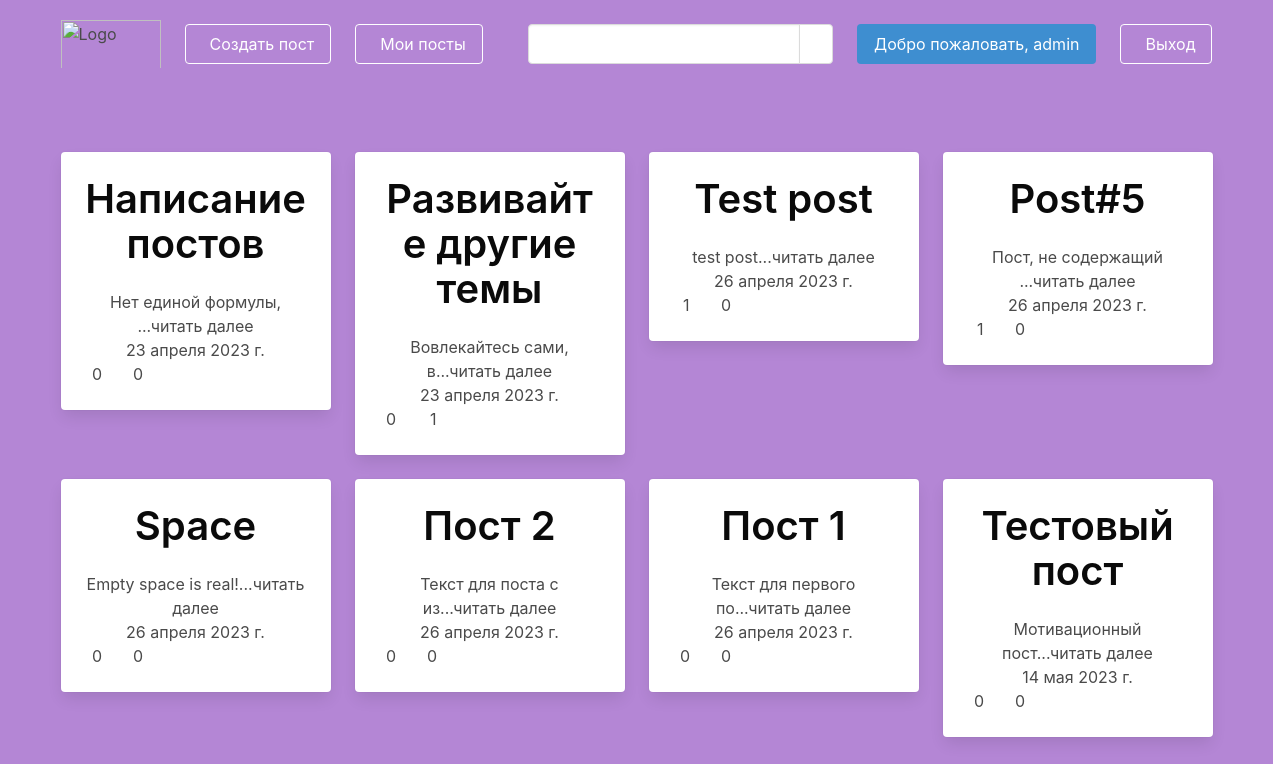
The page /blog/myposts/ (signed in) on the database as committed earlier.
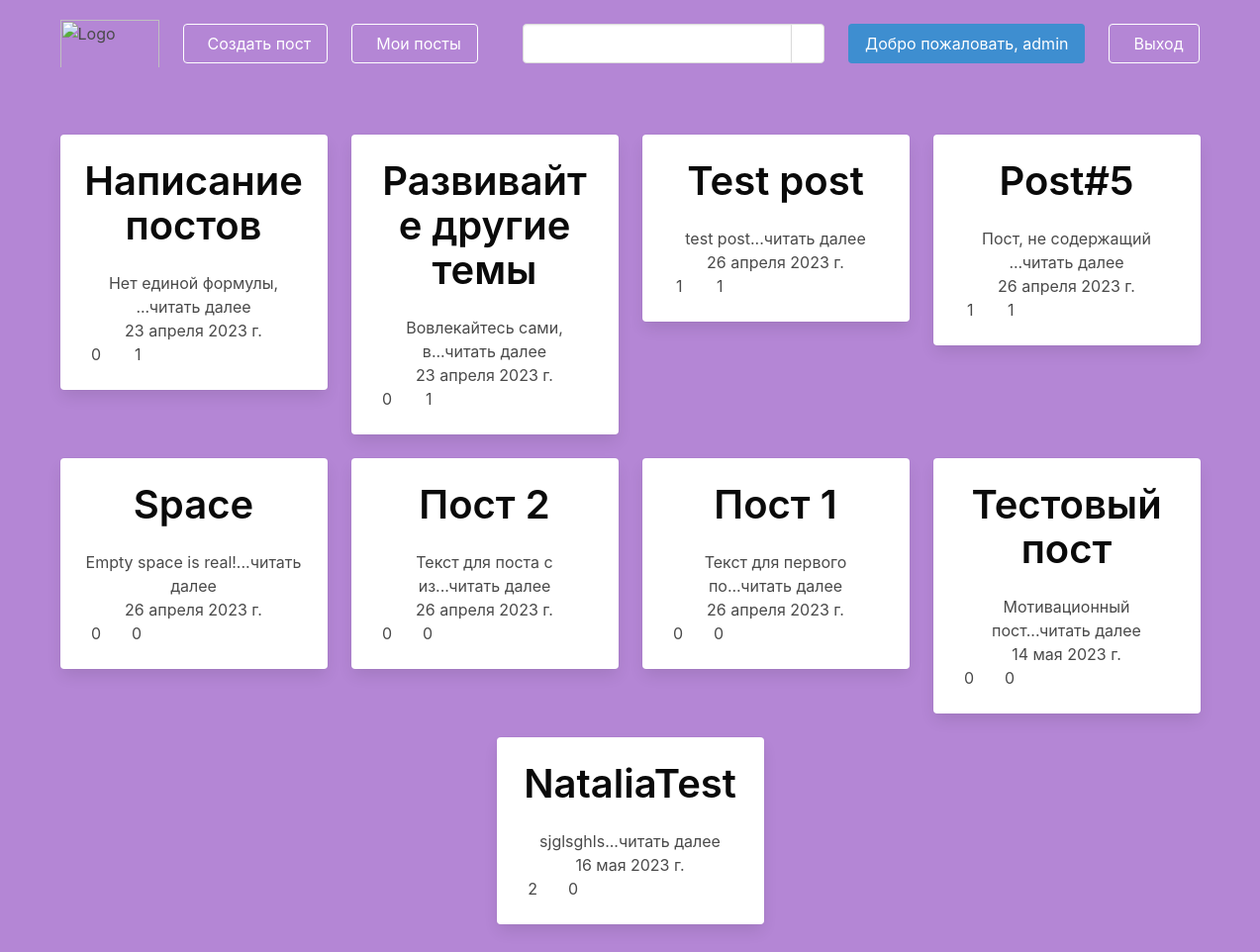
The same page on the database as committed later.
### blog/models.py (models this page shows)
class Post(models.Model):
    title = models.CharField(max_length=255)
    text = models.TextField()
    slug = models.SlugField(unique=True)
    date = models.DateField(auto_now=True)
    author = models.ForeignKey(User, on_delete=models.CASCADE)
    image = models.ImageField(default='image.jpg', blank=True)
    likes = models.ManyToManyField(User, related_name='likes')
    dislikes = models.ManyToManyField(User, related_name='dislikes')
    def __str__(self):
        return self.title
    def snippet(self):
        return self.text[:20] + '...читать далее'
    def likes_counter(self):
        return self.likes.count()
    def dislikes_counter(self):
        return self.dislikes.count()

### blog/views.py (the view)
# urls.py: path('myposts/', views.myposts, name='myposts'),
@login_required(login_url='/users/log_in')
def myposts(request):
    mypost = Post.objects.filter(author=request.user)
    return render(request, 'myposts.html', {'posts': mypost})

### blog/templates/myposts.html (shortened to what this page needs)
{% extends 'base_layout.html' %}
{% load static from static %}
{% block content %}
<div class="container">
    <div class="columns is-centered is-multiline">
        {% for post in posts %}
        <div class="column is-3">
            <a href="{% url 'blog:post' post.slug %}">
                <div class="card has-text-centered">
                    <div class="card-content">
                        <div class="media">
                            <div class="media-content">
                                <div class="title has-text-black is-2">
                                    {{post}}
                                </div>
                            </div>
                        </div>
                        <div class="content">
                            {{post.snippet}}
                            <br>
                            <div>{{post.date}}</div>
                            <div class="columns">
                                <div class="column is-2">
                                    <div class="columns is-gapless is-flex is-justify-content-center is-align-items-center">
                                        <div class="column">
                                            <span class="ml-2">{{post.likes_counter}}</span>
                                        </div>
                                    </div>
                                </div>
                                <div class="column is-2">
                                    <div class="columns is-gapless is-flex is-justify-content-center is-align-items-center">
                                        <div class="column">
                                            <span class="ml-2">{{post.dislikes_counter}}</span>
                                        </div>
                                    </div>
                                </div>
                            </div>
                        </div>
                    </div>
                </div>
            </a>
        </div>
        {% endfor %}
    </div>
</div>
{% endblock %}

Rows that differ between the two databases and show on the page:
computed for Post "Написание постов": dislikes_counter "0" → "1"
computed for Post "Test post": dislikes_counter "0" → "1"
computed for Post "Post#5": dislikes_counter "0" → "1"
added Post: title "NataliaTest", snippet "sjglsghls...читать далее", date "16 мая 2023 г.", likes_counter "2", dislikes_counter "0"
